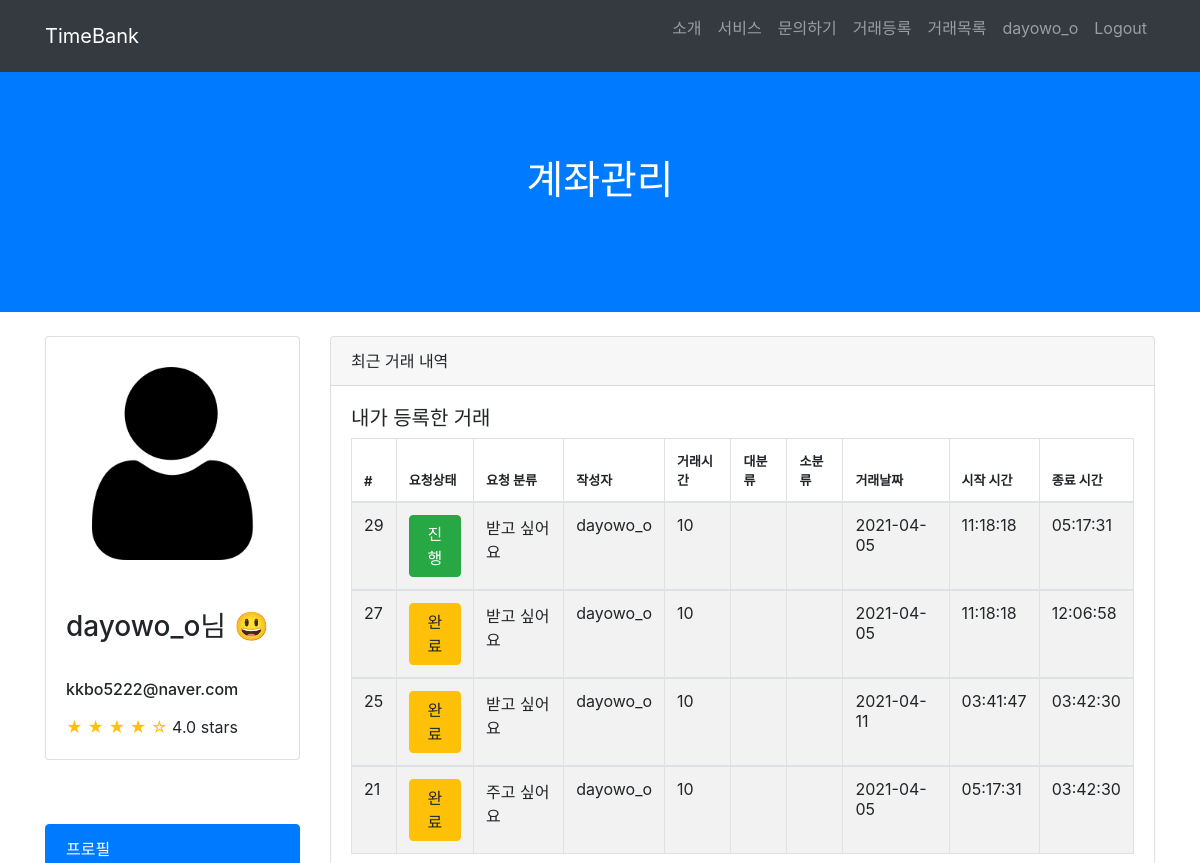
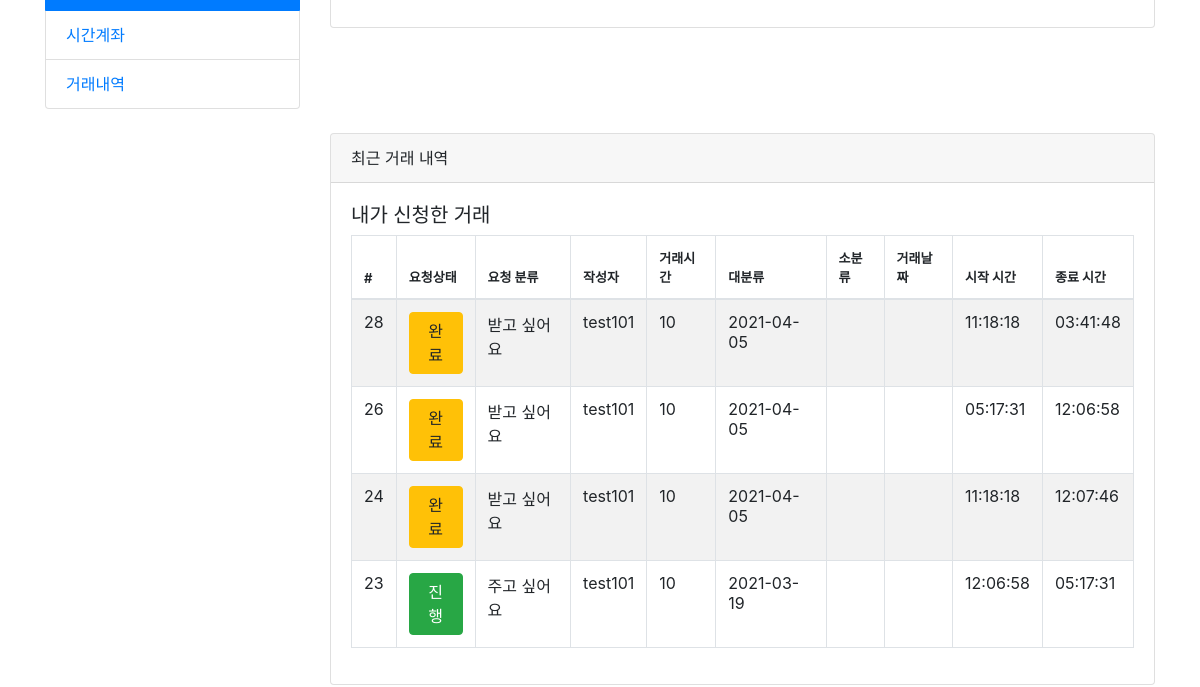
Before: /account/account (signed in, upper part) with the older database file (2 pictures, top to bottom).
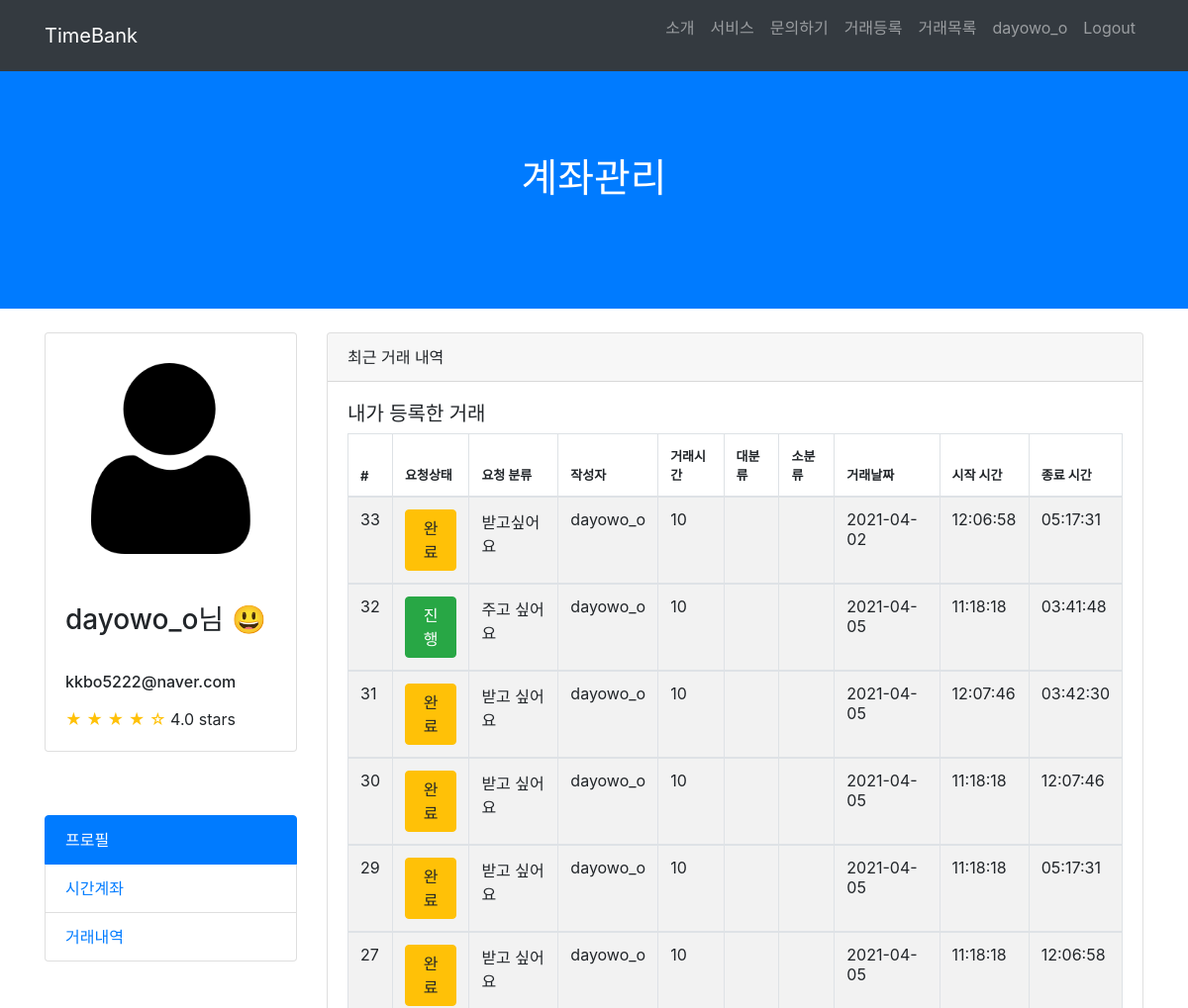
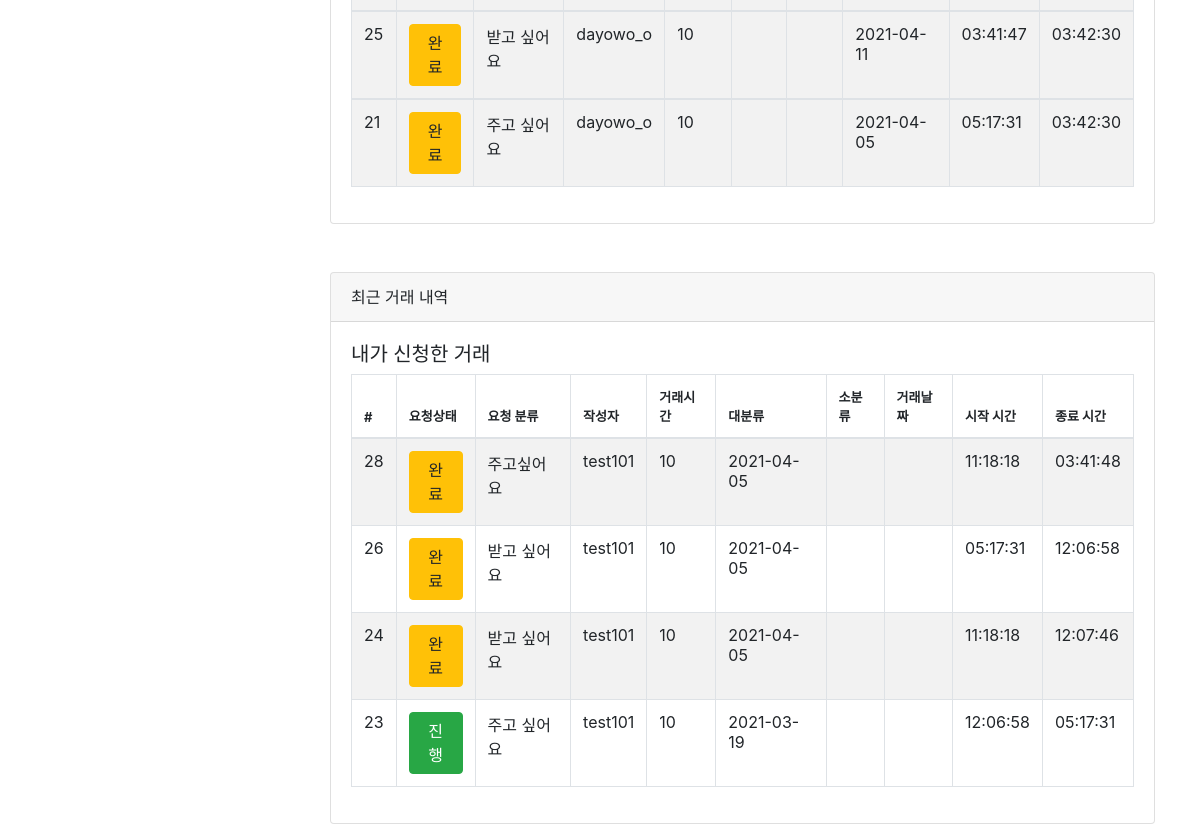
After: the same page with the newer database file (2 pictures, top to bottom).
### TimeBank_app/models.py (models this page shows, shortened)
class Post(models.Model):
    date = models.CharField(max_length=140)
    start_time = models.CharField(max_length=140)
    end_time = models.CharField(max_length=140)
    service_choice = (('주고싶어요','주고싶어요'), ('받고싶어요','받고싶어요'))
    service = models.CharField(max_length=50, choices=service_choice)
    location = models.CharField(max_length=140)
    main_work = models.CharField(max_length=140)
    content = models.TextField(verbose_name='내용')
    created_at = models.DateTimeField(auto_now_add=True, verbose_name='등록시간')
    tok = models.IntegerField(default=0, verbose_name='거래톡')
    author = models.ForeignKey('TimeBank_account.User', on_delete=models.CASCADE, verbose_name='작성자')
    status_list = (('대기','대기'),('진행','진행'),('완료','완료'),('중단','중단'))
    status = models.CharField(max_length=50, choices=status_list, default='대기')
    respond_list = (('요청대기','요청대기'),('요청승인', '요청승인'),('요청거절','요청거절'))
    respond = models.CharField(max_length=50, choices=respond_list, verbose_name='승인상태', default='요청대기')
    applicants = models.CharField(max_length=140, verbose_name='신청자', null=True)
    giver = models.CharField(max_length=140, verbose_name='주는사람', null=True)
    taker = models.CharField(max_length=140, verbose_name='받는사람', null=True)
    class Meta:
        ordering = ['-created_at']

### TimeBank_account/models.py (models this page shows)
class User(AbstractUser):
    username = models.CharField(max_length=64, verbose_name='사용자ID', unique=True)
    email = models.EmailField(max_length=128, verbose_name='E-mail')
    name = models.CharField(max_length=64, verbose_name='이름')
    password = models.CharField(max_length=100, verbose_name='비밀번호')
    contact = models.CharField(max_length=150, verbose_name='연락처')
    birth = models.CharField(max_length=150, verbose_name='생년월일')
    user_age = models.CharField(max_length=50, verbose_name='연령대')
    gender = models.CharField(max_length=10, verbose_name='성별')
    balance = models.IntegerField(verbose_name='잔액', default=0)
    registered_dtn = models.DateField(auto_now_add=True, verbose_name='가입일자')
    image = models.ImageField(upload_to="images/", blank=True)
    about = models.TextField(verbose_name="소개말", blank=True)
    object = CustomUserManager()
    def __str__(self):
        return self.username
    class Meta:
        db_table = 'TimeBank_user'

### TimeBank_account/views.py (the view)
# urls.py: path('account', views.account_history, name="account"),
def account_history(request):
    posts = Post.objects.all()
    my_posts = posts.filter(author = request.user)
    regsiter_posts = posts.filter(applicants = request.user)
    return render(request, "account.html", {'my_posts': my_posts, 'regsiter_posts': regsiter_posts})

### TimeBank_account/templates/account.html (shortened to what the changed rows need)
{% load static %}
<html lang="en">
<head>
  <link href="{% static 'vendor/bootstrap/css/bootstrap.min.css' %}" rel="stylesheet">
  <link href="{% static 'css/scrolling-nav.css' %}" rel="stylesheet">
</head>
<body id="page-top">
  <header class="bg-primary text-white">
    <div class="container text-center">
      <h1>계좌관리</h1>
    </div>
  </header>
 <div class="container">
  <div class="row">
    <div class="col-lg-9">
      <div class="card card-outline-secondary my-4">
        <div class="card-body">
          <table id="example" class="table table-striped table-bordered" style="width:100%">
            <thead>
              <tr>
                <th style="font-size: 13px;">#</th>
                  <th style="font-size: 13px;">요청상태</th>
                  <th style="font-size: 13px;">요청 분류</th>
                  <th style="font-size: 13px;">작성자</th>
                  <th style="font-size: 13px;">거래시간</th>
                  <th style="font-size: 13px;">대분류</th>
                  <th style="font-size: 13px;">소분류</th>
                  <th style="font-size: 13px;">거래날짜</th>
                  <th style="font-size: 13px;">시작 시간</th>
                  <th style="font-size: 13px;">종료 시간</th>
            </tr>
            </thead>
            <tbody>
              {% for my_post in my_posts %}
                <tr>
                  <td>{{ my_post.id }}</td>
                  {% if my_post.status == "대기" %}
                    <td><a href="{% url 'my_post_detail' my_post.id %}" class="btn btn-primary">{{ my_post.status}}</a></td>
                  {% elif my_post.status == "진행" %}
                    <td><a href="{% url 'my_post_detail' my_post.id %}" class="btn btn-success">{{ my_post.status}}</a></td>
                  {% elif my_post.status == "완료" %}
                    <td><a href="{% url 'my_post_detail' my_post.id %}" class="btn btn-warning">{{ my_post.status}}</a></td>
                  {% elif my_post.status == "중단" %}
                    <td><a href="{% url 'my_post_detail' my_post.id %}" class="btn btn-secondary">{{ my_post.status}}</a></td>
                  {% endif %}
                  <td>{{ my_post.service }}</td>
                  <td>{{ my_post.author }}</td>
                  <td>{{ my_post.tok }}</td>
                  <td>{{ my_post.mainwork }}</td>
                  <td>{{ my_post.subwork }}</td>
                  <td>{{ my_post.date }}</td>
                  <td>{{ my_post.start_time }}</td>
                  <td>{{ my_post.end_time }}</td>
                </tr>
            </tbody>
            {% endfor %}
          </table>
        </div>
      </div>
    </div>
    <div class="container">
      <div class="row">
    <div class="col-lg-9">
      <div class="card card-outline-secondary my-4">
        <div class="card-body">
          <table id="example" class="table table-striped table-bordered" style="width:100%">
            <thead>
                <tr>
                  <th style="font-size: 13px;">#</th>
                  <th style="font-size: 13px;">요청상태</th>
                  <th style="font-size: 13px;">요청 분류</th>
                  <th style="font-size: 13px;">작성자</th>
                  <th style="font-size: 13px;">거래시간</th>
                  <th style="font-size: 13px;">대분류</th>
                  <th style="font-size: 13px;">소분류</th>
                  <th style="font-size: 13px;">거래날짜</th>
                  <th style="font-size: 13px;">시작 시간</th>
                  <th style="font-size: 13px;">종료 시간</th>
                </tr>
            </thead>
            {% for regsiter_post in regsiter_posts %}
                <tr>
                  <td>{{ regsiter_post.id }}</td>
                  {% if regsiter_post.status == "대기" %}
                    <td><a href="{% url 'my_register_detail' regsiter_post.id %}" class="btn btn-primary">{{ regsiter_post.status}}</a></td>
                  {% elif regsiter_post.status == "진행" %}
                    <td><a href="{% url 'my_register_detail' regsiter_post.id %}" class="btn btn-success">{{ regsiter_post.status}}</a></td>
                  {% elif regsiter_post.status == "완료" %}
                    <td><a href="{% url 'my_register_detail' regsiter_post.id %}" class="btn btn-warning">{{ regsiter_post.status}}</a></td>
                  {% elif regsiter_post.status == "중단" %}
                    <td><a href="{% url 'my_register_detail' regsiter_post.id %}" class="btn btn-secondary">{{ regsiter_post.status}}</a></td>
                  {% endif %}
                    <td>{{ regsiter_post.service }}</td>
                    <td>{{ regsiter_post.author }}</td>
                    <td>{{ regsiter_post.tok }}</td>
                    <td>{{ regsiter_post.date }}</td>
                    <td>{{ regsiter_post.mainwork }}</td>
                    <td>{{ regsiter_post.subwork }}</td>
                    <td>{{ regsiter_post.start_time }}</td>
                    <td>{{ regsiter_post.end_time }}</td>
                </tr>
                {% endfor %}
          </table>
        </div>
      </div>
    </div>
</div>
  </div>
</div>
</div>
</body>

Changed rows visible on the page:
added Post: id "33", status "완료", service "받고싶어요", author "dayowo_o", tok "10", date "2021-04-02", start_time "12:06:58", end_time "05:17:31", shown under "내가 등록한 거래"
added Post: id "32", status "진행", service "주고 싶어요", author "dayowo_o", tok "10", date "2021-04-05", start_time "11:18:18", end_time "03:41:48", shown under "내가 등록한 거래"
added Post: id "31", status "완료", service "받고 싶어요", author "dayowo_o", tok "10", date "2021-04-05", start_time "12:07:46", end_time "03:42:30", shown under "내가 등록한 거래"
added Post: id "30", status "완료", service "받고 싶어요", author "dayowo_o", tok "10", date "2021-04-05", start_time "11:18:18", end_time "12:07:46", shown under "내가 등록한 거래"
changed Post id 29: status "진행" → "완료"
changed Post id 28: service "받고 싶어요" → "주고싶어요"
